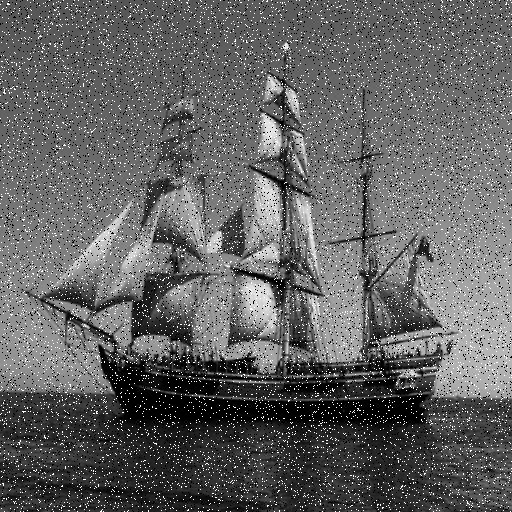
#> input picture Lectures/img/NoisyShip.png, 512 x 512 px
$ jupyter execute 06_DigitalSignalProcessing-DataAnalysis.ipynb   (shell and % lines are left out)
#> lines starting #> are read from the running program, lines starting #| are printed output that depends on the picture; after the words box and inside, x2 and y2 are one past the last pixel; in counts of white or black regions, pixels touching at a corner belong together
# Introduction to Digital Signal Processing and Data Analysis

In many cases one does not know before hand what is the frequency of the harmonic that needs to be filtered when setting up a measurement system, or the sensor starts drifting over time creating low frequency oscillations.  Luckily it is possible to remove the noise component in a post processing manner using the principles of signal processing.  Here we are going to only see a few aspects of this very exciting tool.  We are going to first start with creating our own digital filters using FFT, then we will use built-in functions to do real filters, like Butterworth.  Finally, we will see some other tools that will be useful to interpret data.

A first function:

\begin{align}
f(t) = 4 \sin(2 \pi 2t- \pi/4) + 0.4 \sin(2 \pi 1000t)
\end{align}

Let's improve on our FFT skills by learning how to plot the phase and amplitude properly.

[cell 1]
import numpy
from matplotlib import pyplot

Ts = 1
fs = 2**12
timestep = 1/fs
N = Ts*fs
t = numpy.arange(0,Ts,timestep)
f_t = 4*numpy.sin(2*numpy.pi*2*t-numpy.pi/4)+0.4*numpy.sin(2*numpy.pi*1000*t)
sp = numpy.fft.fft(f_t) # compute FFT

freq = numpy.fft.fftfreq(N, d=timestep)

pyplot.plot(freq, abs(sp));

freq1 = freq[range(int(fs/2))]
sp1 = sp[range(int(fs/2))]
pyplot.plot(freq1,abs(sp1));

[cell 2]
#frq = numpy.arange(int(fs))
#frq = frq[range(int(fs/2))] # one side frequency range
#sp = sp[range(int(fs/2))]
phase = numpy.arctan2(sp.imag,sp.real)

fig, ax = pyplot.subplots(3, 1)
ax[0].plot(t,f_t,'b-')
ax[0].set_xlabel('Time')
ax[0].set_ylabel('Amplitude')
ax[1].plot(freq1,abs(sp1)*2/N,'r.') # plotting the spectrum
ax[1].set_xlabel('Freq (Hz)')
ax[1].set_ylabel('|sp(freq)|')
ax[2].plot(freq1,phase[range(int(fs/2))]*180/numpy.pi,'r.') # plotting the spectrum
ax[2].set_xlabel('Freq (Hz)')
ax[2].set_ylabel('Phase (deg)');

The phase does not look good because we are dividing 0/0 where there are no harmonics. Let's set the fft/phase there to 0 to remove this numerical artifact.

[cell 3]
epsilon = 1e-8
low_values_flags = abs(sp) < epsilon  # Where values are low
#sp[l s] = 0

phase2 = numpy.arctan2(sp.imag,sp.real)
#phase2[low_values_flags]=0

[cell 4]
fig, ax = pyplot.subplots(3, 1)
ax[0].plot(t,f_t,'b-')
ax[0].set_xlabel('Time')
ax[0].set_ylabel('Amplitude')
ax[1].plot(freq1,abs(sp1)*2/N,'r.') # plotting the spectrum
ax[1].set_xlabel('Freq (Hz)')
ax[1].set_ylabel('|sp(freq)|')
ax[2].plot(freq1,phase2[range(int(fs/2))]*180/numpy.pi,'r.') # plotting the spectrum
#ax[2].plot(frq,phase*180/numpy.pi*sp,'r.') # plotting the spectrum
ax[2].set_xlabel('Freq (Hz)')
ax[2].set_ylabel('Phase (deg)');

## 'Ideal' Filters with FFT

The data are filtered in Fourier space by setting frequencies of interest to 0 and keeping the other frequencies.  The procedure is as follow:
> 1- take FFT of temporal data of interest

> 2- create a mask: set frequencies we wish to keep at 1, the ones we wish to remove to 0

> 3- multiply the FFT by the mask

> 4- recover the filtered temporal data by taking the inverse FFT of the masked spectrum.

[cell 5]
LPF = numpy.zeros(len(freq))

fc = 100
LP_flags = abs(freq) < fc
LPF[LP_flags] = 1

fig = pyplot.figure(figsize=(6,6))
pyplot.plot(freq,LPF);

Let's apply this to the original spectra.

[cell 6]
sp_LPF = sp*LPF
phase_LPF = numpy.arctan2(sp_LPF.imag,sp_LPF.real)

fig, ax = pyplot.subplots(2, 1)
ax[0].plot(freq1,abs(sp_LPF[range(int(fs/2))])*2/N,'r.')
ax[0].set_ylabel('|sp(freq)|')
ax[1].set_xlabel('Freq (Hz)')
ax[1].set_ylabel('phase (deg)')
ax[1].plot(freq1,phase_LPF[range(int(fs/2))]*180/numpy.pi,'r.');

reconstruct filtered signal.

[cell 7]
f_t_LPF = numpy.fft.ifft(sp_LPF)
fig = pyplot.figure(figsize=(6,6))
pyplot.plot(f_t_LPF.real);

Let's now look into 2D data by using images contaminated with noise and see how to correct for it.  Imaging is a case where it is difficult if not impossible to do many types of signal conditioning beyond what is within the camera.  Fortunately, there exists a broad range of digital image processing tools that we can use.

[cell 8]
import imageio
image = imageio.imread('img/NoisyShip.png')
#> image is the input picture: shape (512, 512); min 0, max 255, mean 98.3
fig = pyplot.figure(figsize=(6,6))
pyplot.imshow(image, cmap='gray');

The image above is contaminated by a high frequency (small spatial pattern) random noise called ''salt and pepper'' noise.  Let's look at the spectra of this image.

[cell 9]
FF = numpy.fft.fft2(image)
FF_s = numpy.fft.fftshift(FF)

phase = numpy.arctan2(FF.imag,FF.real)
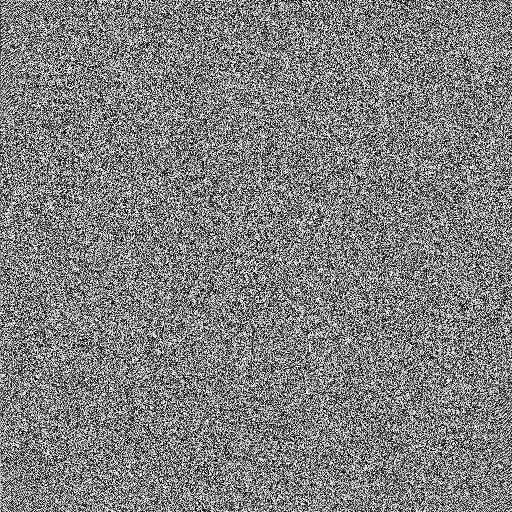
#> phase: shape (512, 512) float64; min -3.14, max 3.14, mean 2.4e-05; drawn with min black and max white
phase_s = numpy.fft.fftshift(phase)
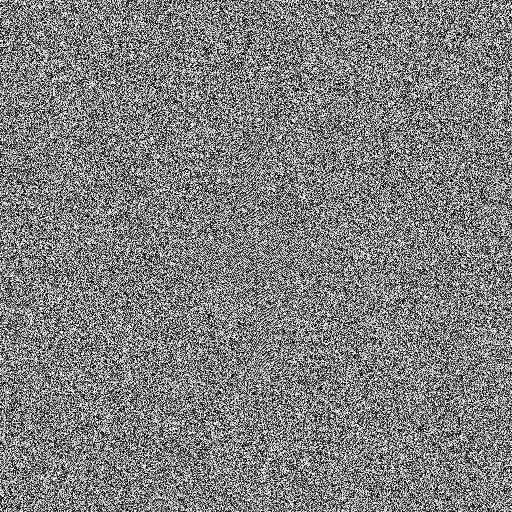
#> phase_s: shape (512, 512) float64; min -3.14, max 3.14, mean 2.4e-05; drawn with min black and max white

fig = pyplot.figure(figsize=(6,6))
pyplot.imshow(numpy.log(abs(FF_s)), cmap ='gray');

fig = pyplot.figure(figsize=(6,6))
pyplot.imshow(phase_s, cmap ='gray');

[cell 10]
epsilon = 1e-8
low_values_flags = abs(FF) < epsilon  # Where values are low
#> low_values_flags: shape (512, 512) bool; every value is 0
FF[low_values_flags] = 0

FF_s = numpy.fft.fftshift(FF)

phase = numpy.arctan2(FF.imag,FF.real)
phase_s = numpy.fft.fftshift(phase)

fig = pyplot.figure(figsize=(6,6))
pyplot.imshow(numpy.log(abs(FF_s)), cmap ='gray');

fig = pyplot.figure(figsize=(6,6))
pyplot.imshow(phase_s, cmap ='gray');

[cell 11]
# Let's define a mask to remove the high frequency noise
dims = image.shape
mask = numpy.zeros(dims)
r = dims[0]/2/1.5
xc = dims[0]/2
yc = dims[1]/2

for x in range(dims[0]-1):
    for y in range(dims[1]-1):
        if (x-xc)**2+(y-yc)**2 < r**2:
            mask[x,y]=1
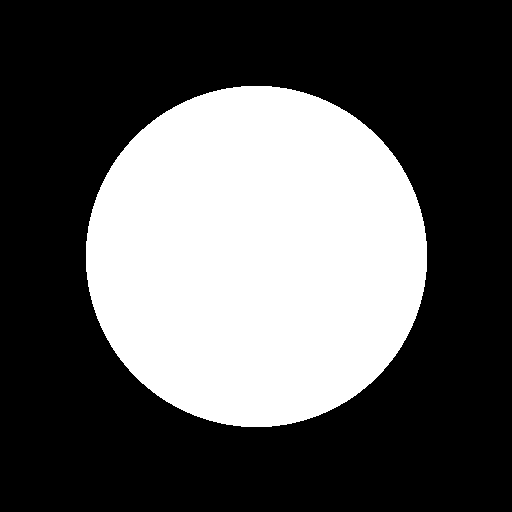
#> mask: shape (512, 512) float64; values 0 (black) and 1 (white), 34.9% white; 1 white region, box (x1, y1, x2, y2) and area: (86, 86, 427, 427) 91529

pyplot.imshow(mask,cmap='gray')
pyplot.show()

[cell 12]
# Let's apply the mask to the shifted FFT of the image

FF_s_LPF = FF_s*mask

fig = pyplot.figure(figsize=(6,6))
pyplot.imshow(numpy.log(abs(FF_s_LPF)), cmap ='gray');

FF_LPF = numpy.fft.ifftshift(FF_s_LPF)
fig = pyplot.figure(figsize=(6,6))
pyplot.imshow(numpy.log(abs(FF_LPF)), cmap ='gray');

[cell 13]
image_LPF = numpy.fft.ifft2(FF_LPF)
fig,ax = pyplot.subplots(1,2,figsize=(10,10))
ax[0].imshow(image, cmap='gray')
ax[1].imshow(image_LPF.real, cmap ='gray');

[cell 14]
# we can also define a high pass filter to only keep the salt and pepper noise.
mask_HPF = 1 - mask
fig = pyplot.figure(figsize=(6,6))
pyplot.imshow(mask_HPF, cmap ='gray');

[cell 15]
FF_s_HPF = FF_s*mask_HPF

fig = pyplot.figure(figsize=(6,6))
pyplot.imshow(numpy.log(abs(FF_s_HPF)), cmap ='gray');

[cell 16]
FF_HPF = numpy.fft.ifftshift(FF_s_HPF)
image_HPF = numpy.fft.ifft2(FF_HPF)
fig,ax = pyplot.subplots(1,2,figsize=(10,10))
ax[0].imshow(image, cmap='gray')
ax[1].imshow(image_HPF.real, cmap ='gray');
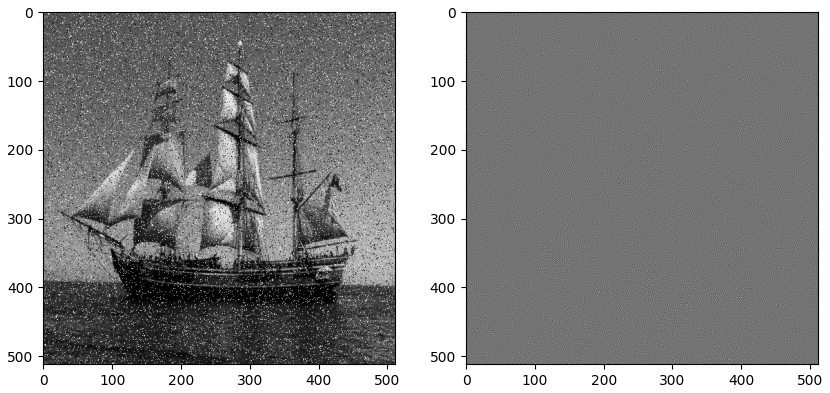
#> figure drawn by matplotlib, 2 panels

## Butterworth filters
Let's do Butterworth filters:

We will use the built-in functions of the signal processing libraries of python.

[cell 17]
from scipy import signal

b, a = signal.iirfilter(2, [100], 1, 60, analog=True, btype='lowpass',ftype='butter')
w, h = signal.freqs(b, a, worN=numpy.logspace(0, 4, 1000))
pyplot.semilogx(w, 20 * numpy.log10(abs(h)))
pyplot.xlabel('Frequency')
pyplot.ylabel('Amplitude response [dB]')
pyplot.grid()
pyplot.show()

Let's apply this to a noisy dataset.  Here we will introduce two new concepts in the data: harmonic is not constant (changes in time) and there is random noise.

The function (without) random noise is:
\begin{align*}
x (t) = 1.0\sin(2\pi 0.75 t(1-t) + 2.1) +
0.1 \sin (2 \pi 1.5t + 1) + 0.18 \cos(2 \pi 3.75 t)
\end{align*}

[cell 18]
N1 = 201
t1_0 = 0
t1_1 = 2
t1 = numpy.linspace(t1_0,t1_1,N1)
x = 1.0*numpy.sin(2*numpy.pi*0.75*t1*(1-t1) + 2.1) +\
0.1*numpy.sin(2*numpy.pi*1.5*t1 + 1) +\
0.18*numpy.cos(2*numpy.pi*3.75*t1)
noise = numpy.random.randn(len(t1)) * 0.8
xn = x + noise

pyplot.figure
pyplot.plot(t1,x,'k');
pyplot.plot(t1,xn,'b');
pyplot.legend(('clean signal','noisy signal'), loc='best');
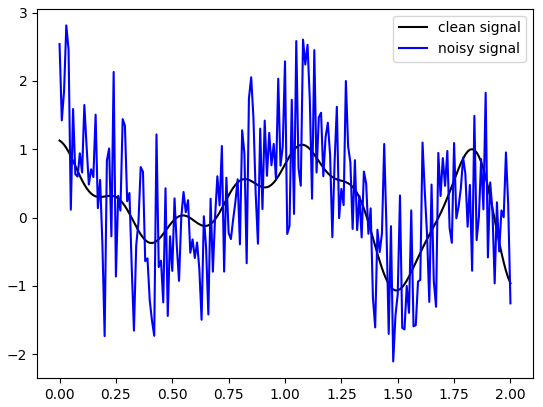
#> figure drawn by matplotlib, 1 panel; curve peaks at x = 0, y = 1.13; curve peaks at x = 0.03, y = 2.81

Let's look at the spectra of this filter

[cell 19]
sp_xn = numpy.fft.fft(xn) # compute FFT
timestep1 = (t1_1-t1_0)/(N1-1)
freq1 = numpy.fft.fftfreq(N1, d=timestep1)

pyplot.plot(freq1[range(int(N1/2))],abs(sp_xn[range(int(N1/2))])*2/N1);

Note: this is different than what we are used to...

Let's replot the spectra removing the random noise component.

[cell 20]
sp_x = numpy.fft.fft(x) # compute FFT

pyplot.plot(freq1[range(int(N1/2))],abs(sp_x[range(int(N1/2))])*2/N1);
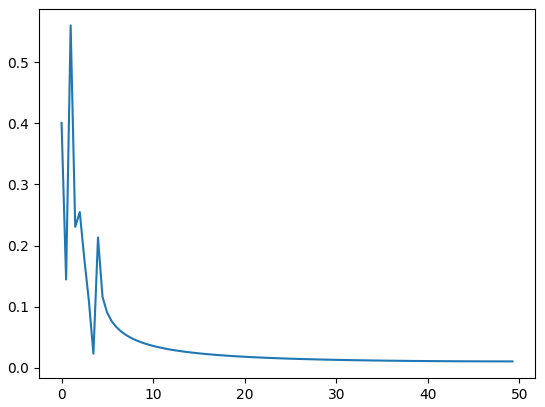
#> figure drawn by matplotlib, 1 panel; curve peaks at x = 0.995, y = 0.56

Ok.  This looks more like signal we are used to analyse so far, except for the time varying harmonic, which is spread over a broad range of frequencies.  Let's look at the spectra of the noise by itself.

[cell 21]
sp_noise = numpy.fft.fft(noise) # compute FFT

pyplot.plot(freq1[range(int(N1/2))],abs(sp_noise[range(int(N1/2))])*2/N1);
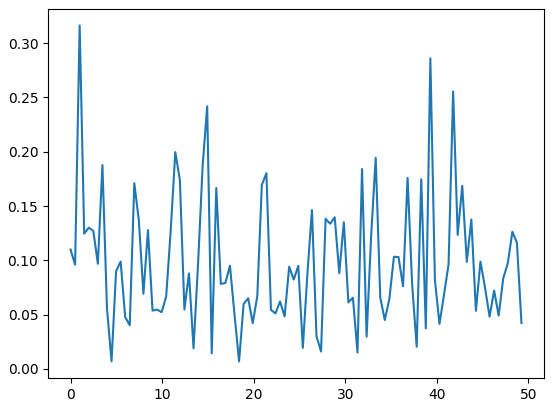
#> figure drawn by matplotlib, 1 panel; curve peaks at x = 0.995, y = 0.316

Random noise has a uniform spectrum...  We won't be able to entirely filter it out.  One can see it better by increasing the number of samples.

Let's now apply a digital filter to it and see if we can filter some of the noise.

[cell 22]
# This is a low pass Butterworth filter of order 8 and fc =15.
n_order = 4
fs1 = 1/timestep1 # Sampling frequency (Hz)
fc = 10 # Cuttoff frequency (Hz)
print(fs1, fc)
b, a = signal.iirfilter(n_order, [fc/fs1], analog=False, btype='lowpass',ftype='butter')

Let's apply the filter to $x_n$, use lfilter_zi to choose the initial condition of the filter:

[cell 23]
zi = signal.lfilter_zi(b, a)
z, _ = signal.lfilter(b, a, xn, zi=zi*xn[0])
pyplot.figure(figsize=(10,6))
pyplot.plot(t1, x, 'k')
pyplot.plot(t1, xn, 'b', alpha=0.75)
pyplot.plot(t1, z, 'r--')
pyplot.legend(('clean signal','noisy signal', 'lfilter'), loc='best')
pyplot.grid(True)
pyplot.show()
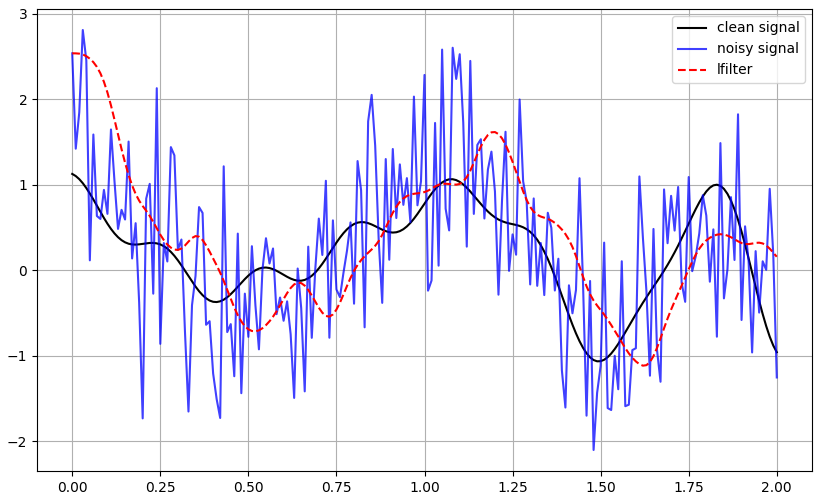
#> figure drawn by matplotlib, 1 panel; curve peaks at x = 0, y = 1.13; curve peaks at x = 0.03, y = 2.81; curve peaks at x = 0, y = 2.54

We can recognize some of the features of Butterworth low-pass filters: the filtered signal lags the original.

> Play with the order and cutoff frequency and see how this affects the filtered signal.

Python has a function that allows to filter the data without introducing lags, 'filtfilt'.  Its order is twice the order selected for the original function, so we are going to apply the Butterwort filter a second time to compare the two functions.

[cell 24]
z2, _ = signal.lfilter(b, a, z, zi=zi*z[0])
y = signal.filtfilt(b, a, xn)

pyplot.figure(figsize=(10,6))
pyplot.plot(t1, x, 'k', alpha=0.75)
pyplot.plot(t1, xn, 'b', alpha=0.75)
#pyplot.plot(t1, z, 'r--')
#pyplot.plot(t1, z2, 'b--')
pyplot.plot(t1, y, 'k--')
pyplot.legend(('clean signal','noisy signal','lfilter, once','lfilter, twice','filtfilt'), loc='best')
pyplot.grid(True)
pyplot.show()
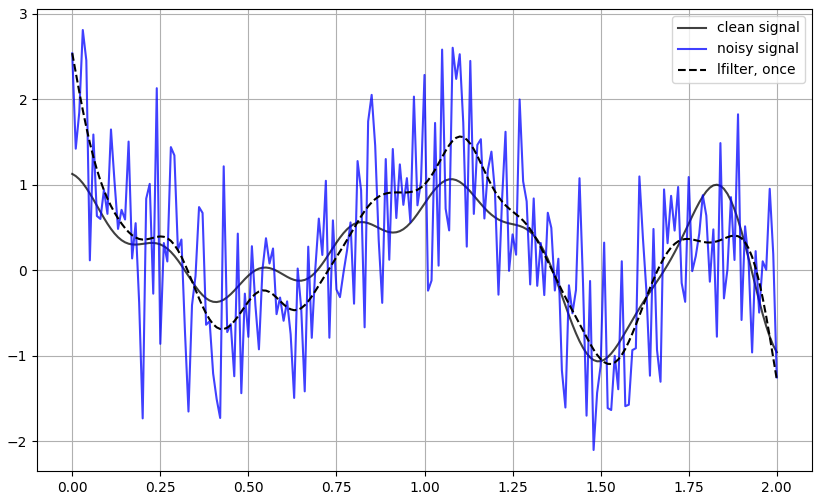
#> figure drawn by matplotlib, 1 panel; curve peaks at x = 0, y = 1.13; curve peaks at x = 0.03, y = 2.81; curve peaks at x = 0, y = 2.54

Let's see what effect the filters had on the spectra.

[cell 25]
sp_z2 = numpy.fft.fft(z)
sp_y = numpy.fft.fft(y)

pyplot.figure(figsize=(10,6))
pyplot.plot(freq1[range(int(N1/2))],abs(sp_xn[range(int(N1/2))])*2/N1,'b')
#pyplot.plot(freq1[range(int(N1/2))],abs(sp_x[range(int(N1/2))])*2/N1,'k')
#pyplot.plot(freq1[range(int(N1/2))],abs(sp_z2[range(int(N1/2))])*2/N1,'r--')
pyplot.plot(freq1[range(int(N1/2))],abs(sp_y[range(int(N1/2))])*2/N1,'k--')
pyplot.legend(('original noisy','original, clean','lfilter, twice','filtfilt'), loc='best')
pyplot.grid(True)
pyplot.show()
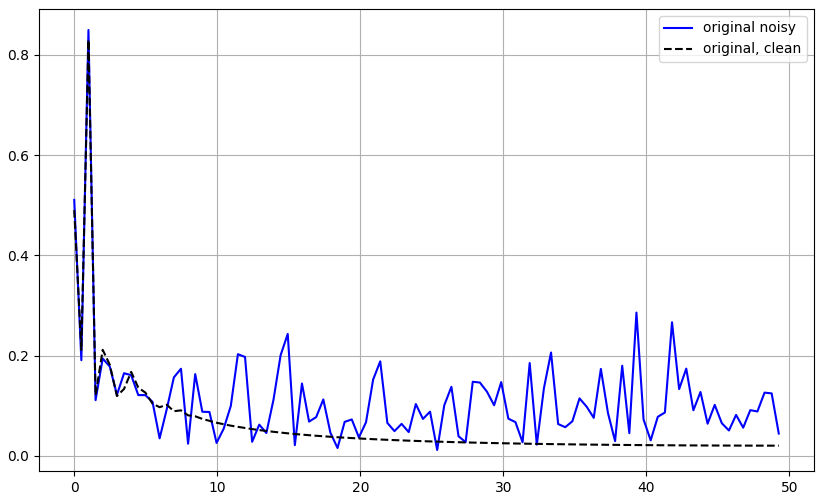
#> figure drawn by matplotlib, 1 panel; curve peaks at x = 0.995, y = 0.85; curve peaks at x = 0.995, y = 0.83

Let's compare to the results of the 'ideal' spectral filter we created earlier.

[cell 26]
LPF1 = numpy.zeros(len(freq1))
LP1_flags = abs(freq1) < fc
LPF1[LP1_flags] = 1

sp_x_LPF1 = sp_x*LPF1

xn_t_LPF = numpy.fft.ifft(sp_x_LPF1)

pyplot.figure(figsize=(10,6))
pyplot.plot(t1, x, 'k', alpha=0.75)
pyplot.plot(t1, xn, 'b', alpha=0.75)
#pyplot.plot(t1, y, 'k--', alpha=0.75)
pyplot.plot(t1, xn_t_LPF.real,'r')
pyplot.legend(('clean signal','noisy signal','filtfilt','FFT filt'), loc='best')
pyplot.grid(True)
pyplot.show()
#> (the rest of the program and of its run is left out)
